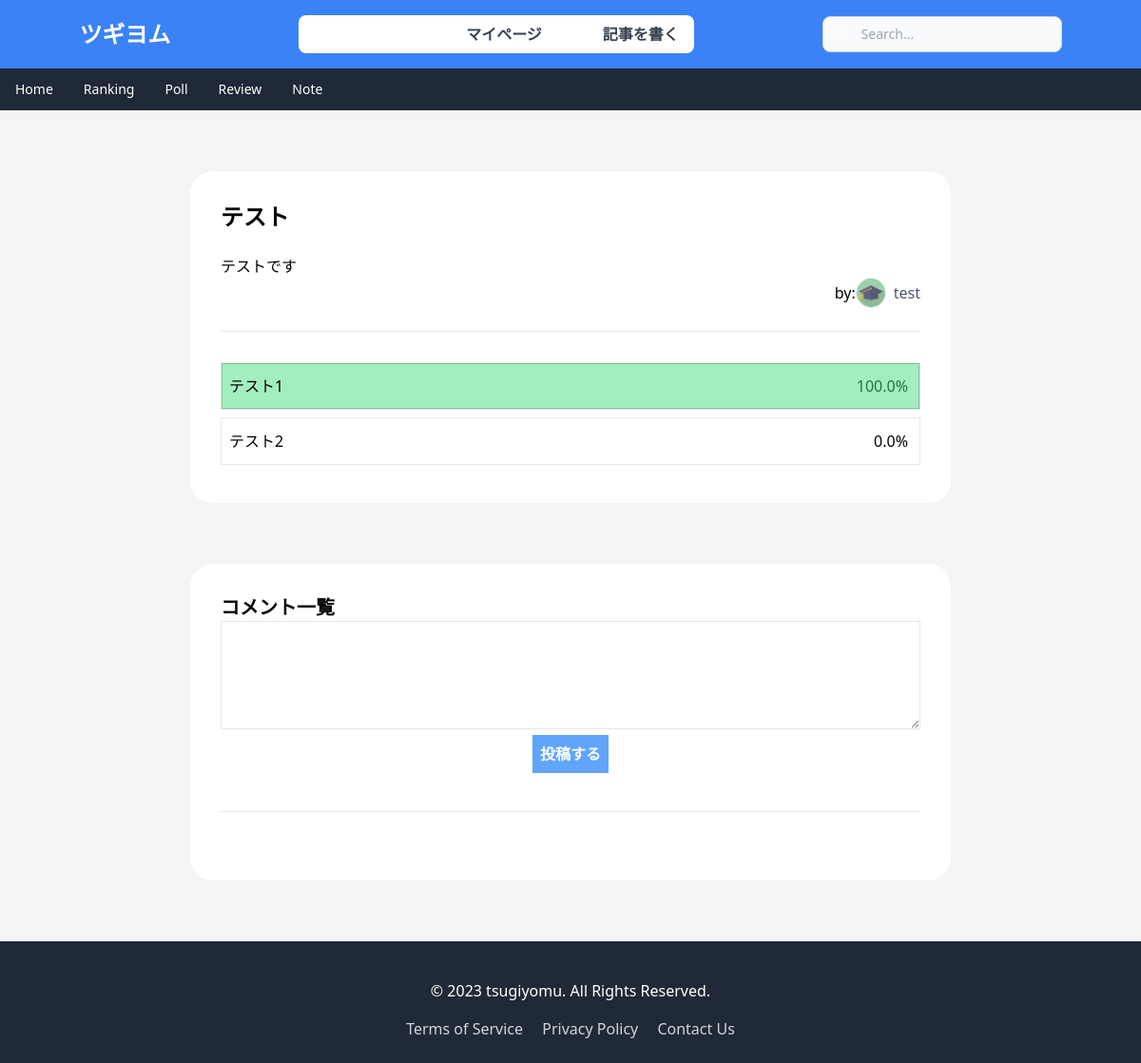
The page /poll/results/1/ (signed in) on the database as committed earlier.
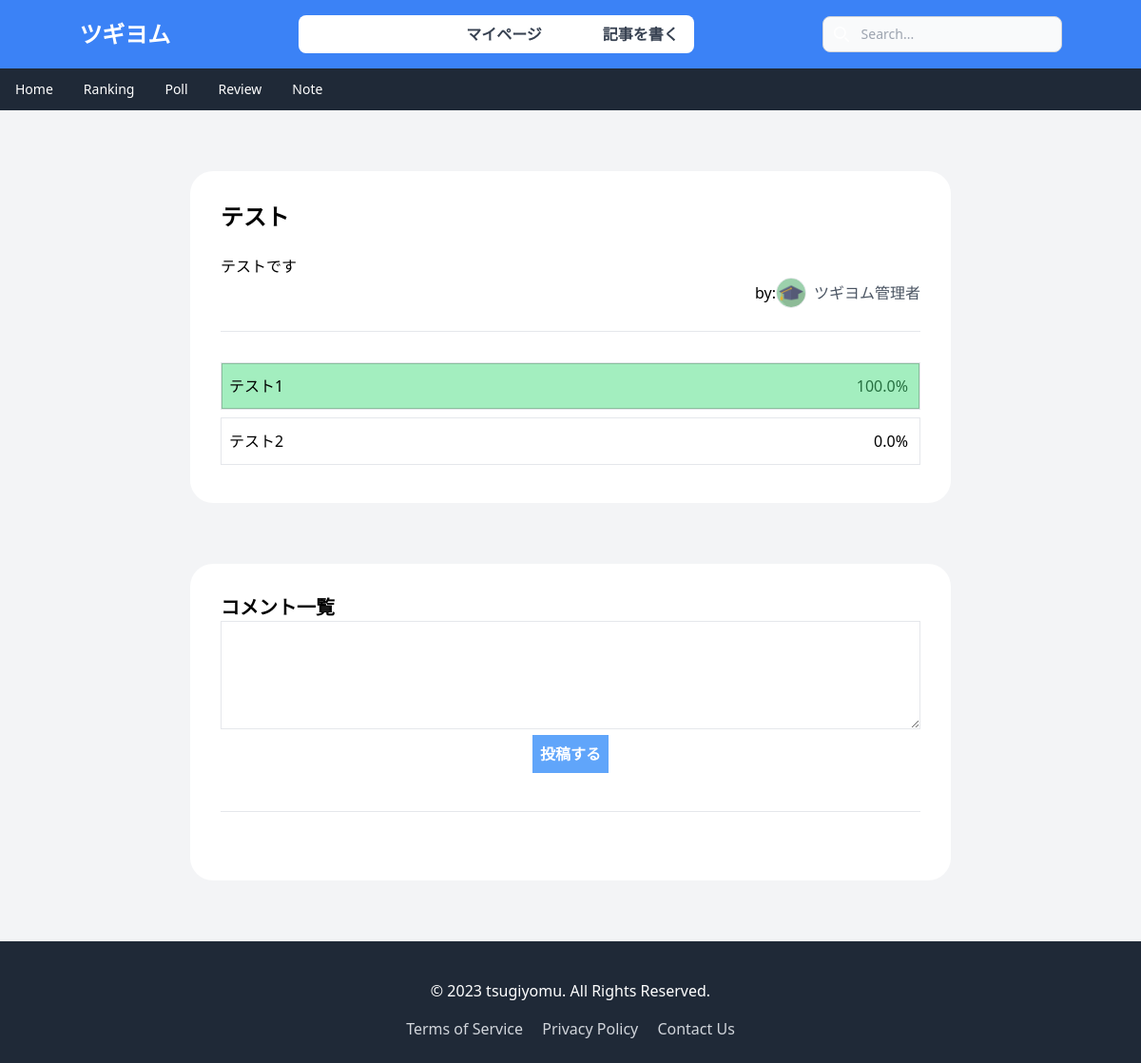
The same page on the database as committed later.
### api/models.py (models this page shows, shortened)
class Poll(models.Model):
    creator = models.ForeignKey(Profile, on_delete=models.CASCADE, related_name='created_polls')
    question = models.CharField(max_length=255)
    created_at = models.DateTimeField(auto_now_add=True)
    content = models.TextField(default="")

class Profile(models.Model):
    user = models.OneToOneField(User, on_delete=models.CASCADE)
    name = models.CharField(max_length=255)
    bio = models.TextField()
    image = models.ImageField(upload_to='profile_images/', default='default.png')
    def __str__(self):
      return self.name

### poll/views.py (the view)
# urls.py: path('results/<int:poll_id>/',poll_results, name='poll_results'),
def poll_results(request, poll_id):
    poll = get_object_or_404(Poll, pk=poll_id)
    if not Vote.objects.filter(poll=poll, user=request.user).exists():
        return redirect('poll_vote', poll_id=poll_id)
    votes = Vote.objects.filter(poll=poll).select_related('choice')
    total_votes = votes.count()
    user_vote = None
    if request.user.is_authenticated:
        user_vote = Vote.objects.filter(poll=poll, user=request.user).first()
    results = {choice.text: 0 for choice in poll.choices.all()}
    for vote in votes:
        choice_text = vote.choice.text
        results[choice_text] += 1  # 各選択肢の投票数を集計
    percentage_results = {choice: (count / total_votes * 100) for choice, count in results.items()}
    results_list = [(key, percentage_results[key]) for key in percentage_results]
    comments = Comment_Poll.objects.filter(poll=poll)
    return render(request, 'poll_results.html', {
        'poll': poll,
        'results': results_list,
        'user_vote': user_vote ,
        'comments': comments,
    })

### poll/templates/poll_results.html (shortened to what this page needs)
{% extends 'base.html' %} {% block content %}
<div>
  <div class="bg-white w-4/5 md:w-2/3  mx-auto  p-8  my-16 rounded-3xl ">
    <h2 class="text-2xl font-bold">{{ poll.question }}</h2> <br>
    <h2>{{ poll.content|linebreaksbr }}</h2>
    <div class="flex items-center justify-end">
      <h1>by:</h1> <img src="{{ poll.creator.image.url }}" alt="Profile Image" class="w-8 h-8   object-cover border rounded-full ">
      <p class="pl-2 text-gray-600">{{ poll.creator }}</p>
    </div> <br>
    <hr> <br>
    <div> {% for choice, percentage in results %}
      <div class="relative flex justify-between border my-2 items-center p-3">
        <div class=" absolute inset-0 opacity-50 {% if user_vote.choice.text == choice %}bg-green-400 border border-green-700{% else %}bg-gray-300 {% endif %}" style="width: {{ percentage }}%;"></div>
        <h1 class="pl-2 absolute left-0 ">{{ choice }}</h1>
        <div class="text-right w-full pl-2">{{ percentage|floatformat:1 }}%</div>
      </div> {% endfor %} </div>
  </div>
  <div class="bg-white w-4/5 md:w-2/3  mx-auto  p-8  my-16 rounded-3xl ">
    <h1 class="text-xl font-bold">コメント一覧</h1> {% if request.user.is_authenticated %}
    <form action="{% url 'post_comment' poll.id %}" method="POST"> {% csrf_token %} <textarea name="comment" class="w-full p-2 border " rows="4" required></textarea> <br>
      <div class="flex justify-center"> <button class="p-2  bg-blue-400 font-bold text-white" type="submit">投稿する</button> </div>
    </form>
    <hr class="my-10">  {% endif %} </div>
</div> {% endblock %}

Rows that differ between the two databases and show on the page:
changed through a linked row, Poll "テスト": creator "test" → "ツギヨム管理者"
